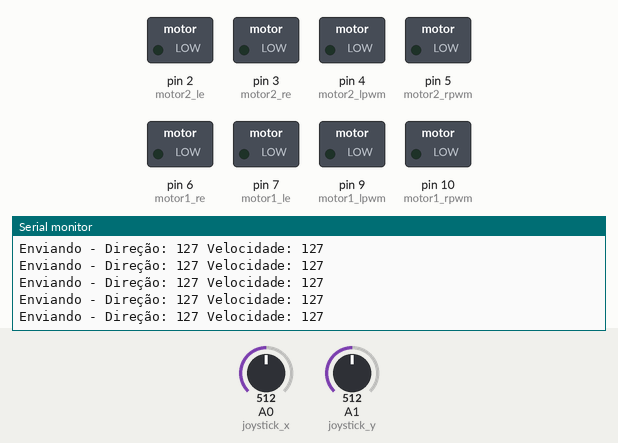
This sketch was run on a simulated Arduino Uno, built with avr-gcc and run on an emulated ATmega328P. On the bench: switched loads named in the sketch (green lamp = pin HIGH), the last lines printed to the serial monitor. The inputs (shaded band) are chosen by the test bench; at power-on: A0 (joystick_x) = 512, A1 (joystick_y) = 512.

Above: at 1.2 s.
1.3 s: A0 (joystick_x) set to 411
At 1.41 s:
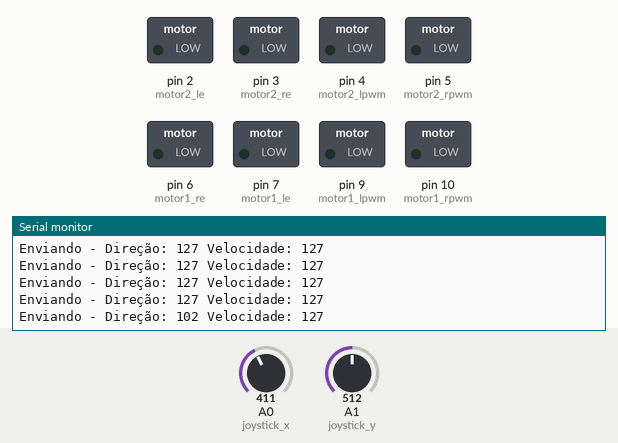
4.3 s: A0 (joystick_x) set to 393
At 4.31 s:
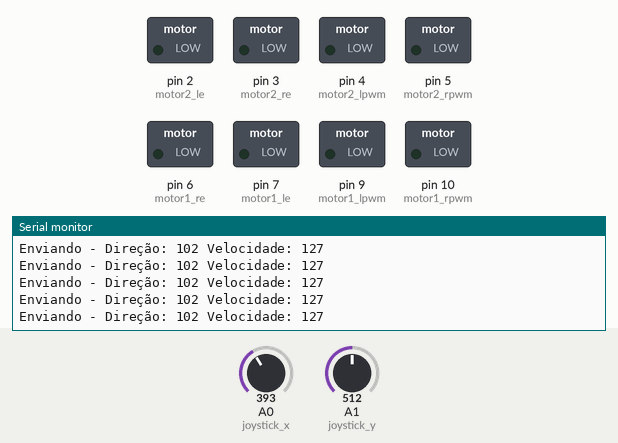
7.3 s: A1 (joystick_y) set to 416
At 7.33 s:
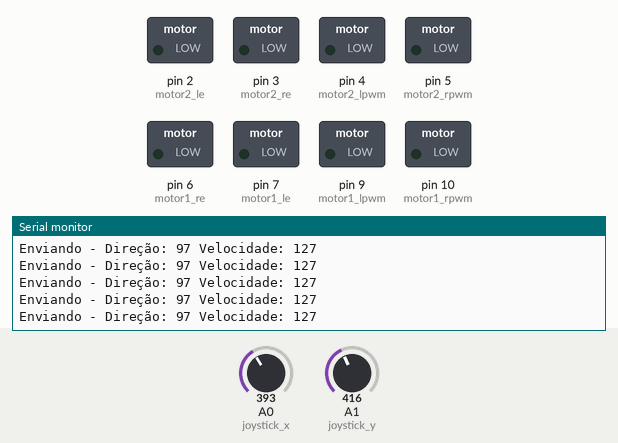
10.3 s: A1 (joystick_y) set to 386
At 10.3 s:
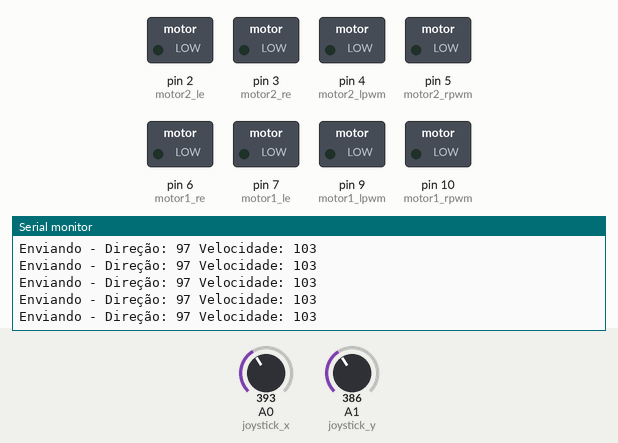
Timing chart, 0 to 13.3 s (numbered marks = the images above; inputs shaded):
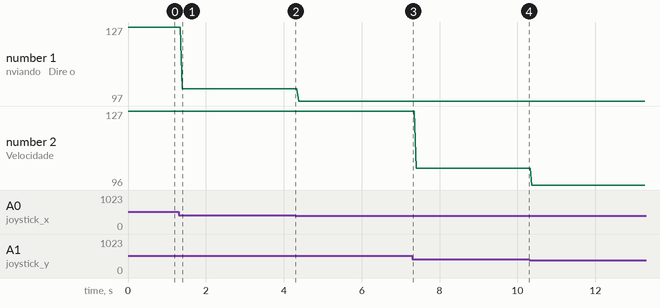

The sketch:

Solo_code.ino
```cpp
#define joystick_x A0
#define joystick_y A1

#define motor1_rpwm 10
#define motor1_lpwm 9
#define motor1_re 6
#define motor1_le 7

#define motor2_rpwm 5
#define motor2_lpwm 4
#define motor2_re 3
#define motor2_le 2

void setup() {

  Serial.begin(9600);

  pinMode(motor1_rpwm, OUTPUT);
  pinMode(motor1_lpwm, OUTPUT);
  pinMode(motor1_re, OUTPUT);
  pinMode(motor1_le, OUTPUT);

  pinMode(motor2_rpwm, OUTPUT);
  pinMode(motor2_lpwm, OUTPUT);
  pinMode(motor2_re, OUTPUT);
  pinMode(motor2_le, OUTPUT);
}


void loop() {
  int direcao = analogRead(joystick_x);
  int velocidade = analogRead(joystick_y);

  direcao = map(direcao, 0, 1023, 0, 255);
  velocidade = map(velocidade, 0, 1023, 0, 255);

  Serial.print("Enviando - Direção: ");
  Serial.print(direcao);
  Serial.print(" Velocidade: ");
  Serial.println(velocidade);

  if (direcao>132 && velocidade == 131 ){
    moverFrente(direcao);
  }
  else if (direcao<129 && velocidade == 131 ){
    moverTras(direcao);
  }
  else {
    pararMotores();
  }

 }

void moverFrente(int velocidade) {
  analogWrite(motor1_rpwm, velocidade);
  digitalWrite(motor1_lpwm, LOW);
  digitalWrite(motor1_re, HIGH);
  digitalWrite(motor1_le, HIGH);

  analogWrite(motor2_rpwm, velocidade);
  digitalWrite(motor2_lpwm, LOW);
  digitalWrite(motor2_re, HIGH);
  digitalWrite(motor2_le,HIGH);
}

void moverTras(int velocidade) {
  analogWrite(motor1_lpwm, velocidade+255);
  digitalWrite(motor1_rpwm, LOW);
  digitalWrite(motor1_le, HIGH);
  digitalWrite(motor1_re,HIGH);

  analogWrite(motor2_lpwm, velocidade+255);
  digitalWrite(motor2_rpwm, LOW);
  digitalWrite(motor2_le, HIGH);
  digitalWrite(motor2_re, HIGH);
}
// MOTOR 1 DIREITA , MOTOR 2 ESQUERDA

void moverDireita(int velocidade) {
  analogWrite(motor1_lpwm, velocidade);
  digitalWrite(motor1_rpwm, LOW);
  digitalWrite(motor1_le, HIGH);
  digitalWrite(motor1_re,HIGH);

  analogWrite(motor2_lpwm,LOW );
  digitalWrite(motor2_rpwm, LOW);
  digitalWrite(motor2_le, HIGH);
  digitalWrite(motor2_re, HIGH);
}

void moverEsquerda(int velocidade){
 analogWrite(motor1_lpwm, LOW);
  digitalWrite(motor1_rpwm, LOW);
  digitalWrite(motor1_le, HIGH);
  digitalWrite(motor1_re,HIGH);

  analogWrite(motor2_lpwm,velocidade );
  digitalWrite(motor2_rpwm, LOW);
  digitalWrite(motor2_le, HIGH);
  digitalWrite(motor2_re, HIGH);

}

void pararMotores() {
  digitalWrite(motor1_rpwm, LOW);
  digitalWrite(motor1_lpwm, LOW);
  digitalWrite(motor1_re, LOW);
  digitalWrite(motor1_le, LOW);

  digitalWrite(motor2_rpwm, LOW);
  digitalWrite(motor2_lpwm, LOW);
  digitalWrite(motor2_re, LOW);
  digitalWrite(motor2_le, LOW);
}
```

Measured:
- after the input at 1.3 s, the serial monitor: prints a new line after 0.09 s (image 1)
- plotted number 1: 127 → 102 after the input at 1.3 s, 102 → 97 after the input at 4.3 s
- plotted number 2: 127 → 103 after the input at 7.3 s, 103 → 96 after the input at 10.3 s
